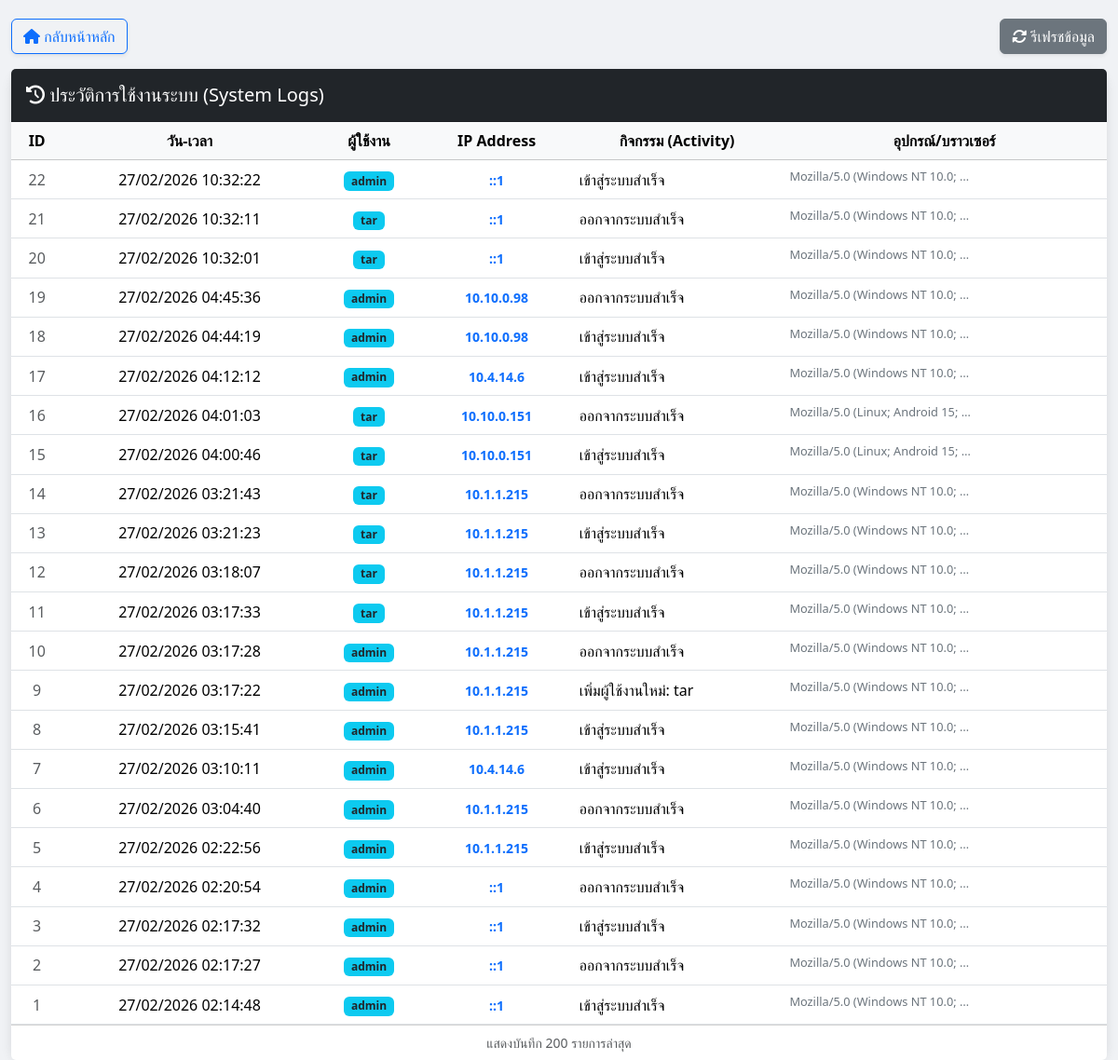
Page /view_logs.php (signed in) on the committed database.
### tables this page shows
CREATE TABLE `log_tb` (
  `log_id` int(10) UNSIGNED NOT NULL,
  `username` varchar(100) NOT NULL,
  `ip_address` varchar(100) NOT NULL,
  `ua` varchar(255) NOT NULL,
  `activity` varchar(100) NOT NULL,
  `date_time` datetime NOT NULL
);

### view_logs.php (the view, shortened to what this page needs)
<?php
include 'check_permission.php';
?>
<!DOCTYPE html>
<html lang="th">
<head>
    <?php
		include 'lib_head.php';
	?>
</head>
<body>
    <div class="container-fluid" style="max-width: 1200px;">
        <div class="d-flex justify-content-between mb-3">
            <a href="index.php" class="btn btn-outline-primary shadow-sm"><i class="fas fa-home"></i> กลับหน้าหลัก</a>
            <button class="btn btn-secondary shadow-sm" onclick="window.location.reload();">
                <i class="fas fa-sync-alt"></i> รีเฟรชข้อมูล
            </button>
        </div>
        <div class="card main-card">
            <div class="card-header bg-dark text-white py-3">
                <h5 class="mb-0"><i class="fas fa-history"></i> ประวัติการใช้งานระบบ (System Logs)</h5>
            </div>
            <div class="card-body p-0">
                <div class="table-responsive">
                    <table class="table table-hover align-middle mb-0">
                        <thead class="table-light text-center">
                            <tr>
                                <th>ID</th>
                                <th>วัน-เวลา</th>
                                <th>ผู้ใช้งาน</th>
                                <th>IP Address</th>
                                <th>กิจกรรม (Activity)</th>
                                <th>อุปกรณ์/บราวเซอร์</th>
                            </tr>
                        </thead>
                        <tbody>
                            <?php
                            try {
                                $stmt = $conn->query("SELECT * FROM log_tb ORDER BY log_id DESC LIMIT 200");
                                while($row = $stmt->fetch(PDO::FETCH_ASSOC)) {
                                    echo "<tr>";
                                    echo "<td class='text-center text-muted'>{$row['log_id']}</td>";
                                    echo "<td class='text-center' style='white-space:nowrap;'>".date('d/m/Y H:i:s', strtotime($row['date_time']))."</td>";
                                    echo "<td class='text-center'><span class='badge bg-info text-dark'>{$row['username']}</span></td>";
                                    echo "<td class='text-center'><small class='fw-bold text-primary'>{$row['ip_address']}</small></td>";
                                    echo "<td>" . htmlspecialchars($row['activity']) . "</td>";
                                    echo "<td><span class='ua-text' title='".htmlspecialchars($row['ua'])."'>{$row['ua']}</span></td>";
                                    echo "</tr>";
                                }
                            } catch (PDOException $e) {
                                echo "<tr><td colspan='6' class='text-center text-danger'>เกิดข้อผิดพลาด: {$e->getMessage()}</td></tr>";
                            }
                            ?>
                        </tbody>
                    </table>
                </div>
            </div>
            <div class="card-footer bg-white text-muted small text-center">
                แสดงบันทึก 200 รายการล่าสุด
            </div>
        </div>
    </div>
</body>
</html>

### view_logs.php (style rules this page uses)
body { background-color: #f0f2f5; padding-top: 20px; }
.main-card { border-radius: 1rem; box-shadow: 0 4px 12px rgba(0,0,0,0.1); border: none; }
.ua-text { max-width: 200px; overflow: hidden; text-overflow: ellipsis; white-space: nowrap; display: inline-block; font-size: 0.8rem; color: #6c757d; }

### rows in the picture
log_tb: log_id "22", date_time "27/02/2026 10:32:22", username "admin", ip_address "::1", activity "เข้าสู่ระบบสำเร็จ", ua "Mozilla/5.0 (Windows NT 10.0;…"
log_tb: log_id "21", date_time "27/02/2026 10:32:11", username "tar", ip_address "::1", activity "ออกจากระบบสำเร็จ", ua "Mozilla/5.0 (Windows NT 10.0;…"
log_tb: log_id "20", date_time "27/02/2026 10:32:01", username "tar", ip_address "::1", activity "เข้าสู่ระบบสำเร็จ", ua "Mozilla/5.0 (Windows NT 10.0;…"
log_tb: log_id "19", date_time "27/02/2026 04:45:36", username "admin", ip_address "10.10.0.98", activity "ออกจากระบบสำเร็จ", ua "Mozilla/5.0 (Windows NT 10.0;…"
log_tb: log_id "18", date_time "27/02/2026 04:44:19", username "admin", ip_address "10.10.0.98", activity "เข้าสู่ระบบสำเร็จ", ua "Mozilla/5.0 (Windows NT 10.0;…"
log_tb: log_id "17", date_time "27/02/2026 04:12:12", username "admin", ip_address "10.4.14.6", activity "เข้าสู่ระบบสำเร็จ", ua "Mozilla/5.0 (Windows NT 10.0;…"
log_tb: log_id "16", date_time "27/02/2026 04:01:03", username "tar", ip_address "10.10.0.151", activity "ออกจากระบบสำเร็จ", ua "Mozilla/5.0 (Linux; Android 15;…"
log_tb: log_id "15", date_time "27/02/2026 04:00:46", username "tar", ip_address "10.10.0.151", activity "เข้าสู่ระบบสำเร็จ", ua "Mozilla/5.0 (Linux; Android 15;…"
log_tb: log_id "14", date_time "27/02/2026 03:21:43", username "tar", ip_address "10.1.1.215", activity "ออกจากระบบสำเร็จ", ua "Mozilla/5.0 (Windows NT 10.0;…"
log_tb: log_id "13", date_time "27/02/2026 03:21:23", username "tar", ip_address "10.1.1.215", activity "เข้าสู่ระบบสำเร็จ", ua "Mozilla/5.0 (Windows NT 10.0;…"
log_tb: log_id "12", date_time "27/02/2026 03:18:07", username "tar", ip_address "10.1.1.215", activity "ออกจากระบบสำเร็จ", ua "Mozilla/5.0 (Windows NT 10.0;…"
log_tb: log_id "11", date_time "27/02/2026 03:17:33", username "tar", ip_address "10.1.1.215", activity "เข้าสู่ระบบสำเร็จ", ua "Mozilla/5.0 (Windows NT 10.0;…"
log_tb: log_id "10", date_time "27/02/2026 03:17:28", username "admin", ip_address "10.1.1.215", activity "ออกจากระบบสำเร็จ", ua "Mozilla/5.0 (Windows NT 10.0;…"
log_tb: log_id "9", date_time "27/02/2026 03:17:22", username "admin", ip_address "10.1.1.215", activity "เพิ่มผู้ใช้งานใหม่: tar", ua "Mozilla/5.0 (Windows NT 10.0;…"
log_tb: log_id "8", date_time "27/02/2026 03:15:41", username "admin", ip_address "10.1.1.215", activity "เข้าสู่ระบบสำเร็จ", ua "Mozilla/5.0 (Windows NT 10.0;…"
log_tb: log_id "7", date_time "27/02/2026 03:10:11", username "admin", ip_address "10.4.14.6", activity "เข้าสู่ระบบสำเร็จ", ua "Mozilla/5.0 (Windows NT 10.0;…"
log_tb: log_id "6", date_time "27/02/2026 03:04:40", username "admin", ip_address "10.1.1.215", activity "ออกจากระบบสำเร็จ", ua "Mozilla/5.0 (Windows NT 10.0;…"
log_tb: log_id "5", date_time "27/02/2026 02:22:56", username "admin", ip_address "10.1.1.215", activity "เข้าสู่ระบบสำเร็จ", ua "Mozilla/5.0 (Windows NT 10.0;…"
log_tb: log_id "4", date_time "27/02/2026 02:20:54", username "admin", ip_address "::1", activity "ออกจากระบบสำเร็จ", ua "Mozilla/5.0 (Windows NT 10.0;…"
log_tb: log_id "3", date_time "27/02/2026 02:17:32", username "admin", ip_address "::1", activity "เข้าสู่ระบบสำเร็จ", ua "Mozilla/5.0 (Windows NT 10.0;…"
log_tb: log_id "2", date_time "27/02/2026 02:17:27", username "admin", ip_address "::1", activity "ออกจากระบบสำเร็จ", ua "Mozilla/5.0 (Windows NT 10.0;…"
log_tb: log_id "1", date_time "27/02/2026 02:14:48", username "admin", ip_address "::1", activity "เข้าสู่ระบบสำเร็จ", ua "Mozilla/5.0 (Windows NT 10.0;…"
